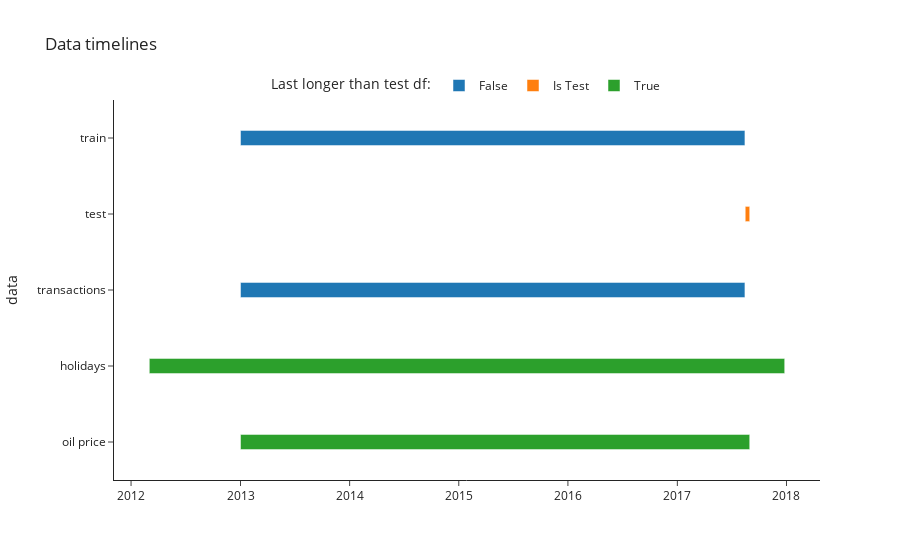

The code cell stored with this chart in its notebook:
### Code cell
# print(f'train:{train.iloc[[0, -1]].date.values}')
# print(f'test:{test.iloc[[0, -1]].date.values}')
# print(f'transactions:{transactions.iloc[[0, -1]].date.values}')
# print(f'holiday:{holidays.iloc[[0, -1]].date.values}')
# print(f'oil price:{oil.iloc[[0, -1]].date.values}')

tmp = pd.DataFrame([
    dict(data='train', start=train.iloc[0].date, finish=train.iloc[-1].date, longer_than_test=(test.iloc[-1].date <= train.iloc[-1].date)),
    dict(data='test', start=test.iloc[0].date, finish=test.iloc[-1].date, longer_than_test='Is Test'),
    # dict(data='test', start=test.iloc[0].date, finish=test.iloc[-1].date, longer_than_test=(test.iloc[-1].date <= test.iloc[-1].date)),
    dict(data='transactions', start=transactions.iloc[0].date, finish=transactions.iloc[-1].date, longer_than_test=(test.iloc[-1].date <= transactions.iloc[-1].date)),
    dict(data='holidays', start=holidays.iloc[0].date, finish=holidays.iloc[-1].date, longer_than_test=(test.iloc[-1].date <= holidays.iloc[-1].date)),
    dict(data='oil price', start=oil.iloc[0].date, finish=oil.iloc[-1].date, longer_than_test=(test.iloc[-1].date <= oil.iloc[-1].date)),
])

fig = px.timeline(
    tmp, x_start='start', x_end='finish', y='data', title='Data timelines',
    color='longer_than_test', labels={'longer_than_test': 'last longer than test df'},
    category_orders={
        'data': ['train', 'test', 'transactions', 'holidays', 'oil price']
    },
    # hover_data=['finish'],
)
# fig.update_yaxes(autorange="reversed") # otherwise tasks are listed from the bottom up
fig['data'][0].width = 0.2
fig['data'][1].width = 0.2
fig['data'][2].width = 0.2
fig.update_layout( # customize font and legend orientation & position
    legend=dict(
        title='Last longer than test df:', orientation="h", y=1, yanchor="bottom", x=0.5, xanchor="center"
    ),
)

for ser in fig['data']:
    # ser['end-date']=list(set([d.strftime('%Y-%m-%d') for d in tmp['finish']]))
    # ser['hovertemplate']='category=open<br>dates=%{end-date}<br>price=%{y}<extra></extra>'
    ser['hovertemplate']='last date: %{x|%Y/%m/%d}'

fig.show()

### Figure 1 — Plotly figure (JSON) as saved in the notebook; plotly's stock layout.template omitted (floating-point values rounded to 4 significant figures)
{"data": [{"alignmentgroup": "True", "base": ["2013-01-01T00:00:00", "2013-01-01T00:00:00"], "hovertemplate": "last date: %{x|%Y/%m/%d}", "legendgroup": "False", "marker": {"color": "#1F77B4"}, "name": "False", "offsetgroup": "False", "orientation": "h", "showlegend": true, "textposition": "auto", "type": "bar", "width": 0.2, "x": [145756800000, 145756800000], "xaxis": "x", "y": ["train", "transactions"], "yaxis": "y"}, {"alignmentgroup": "True", "base": ["2017-08-16T00:00:00"], "hovertemplate": "last date: %{x|%Y/%m/%d}", "legendgroup": "Is Test", "marker": {"color": "#FF7F0E"}, "name": "Is Test", "offsetgroup": "Is Test", "orientation": "h", "showlegend": true, "textposition": "auto", "type": "bar", "width": 0.2, "x": [1296000000], "xaxis": "x", "y": ["test"], "yaxis": "y"}, {"alignmentgroup": "True", "base": ["2012-03-02T00:00:00", "2013-01-01T00:00:00"], "hovertemplate": "last date: %{x|%Y/%m/%d}", "legendgroup": "True", "marker": {"color": "#2CA02C"}, "name": "True", "offsetgroup": "True", "orientation": "h", "showlegend": true, "textposition": "auto", "type": "bar", "width": 0.2, "x": [183600000000, 147139200000], "xaxis": "x", "y": ["holidays", "oil price"], "yaxis": "y"}], "layout": {"barmode": "overlay", "legend": {"orientation": "h", "title": {"text": "Last longer than test df:"}, "tracegroupgap": 0, "x": 0.5, "xanchor": "center", "y": 1, "yanchor": "bottom"}, "title": {"text": "Data timelines"}, "xaxis": {"anchor": "y", "domain": [0, 1], "type": "date"}, "yaxis": {"anchor": "x", "categoryarray": ["oil price", "holidays", "transactions", "test", "train"], "categoryorder": "array", "domain": [0, 1], "title": {"text": "data"}}}}
